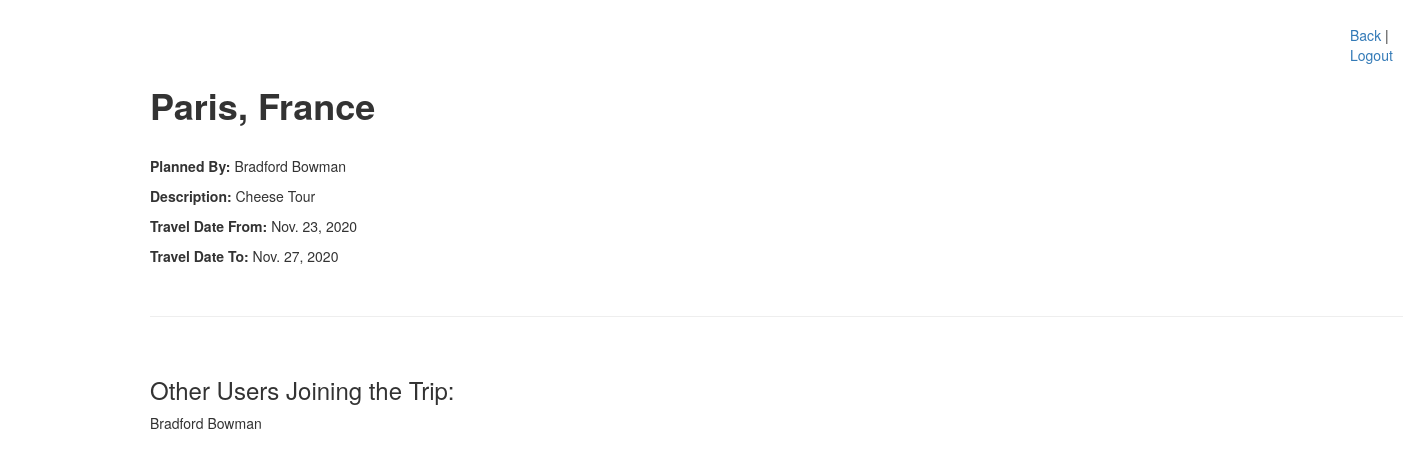
The app's page /item/30 with its own data.
### loginApp/models.py (models this page shows)
class Item(models.Model):
    item = models.CharField(max_length=255)
    added_by = models.ForeignKey(User, related_name = 'items_created', on_delete = models.CASCADE)
    wishlist = models.ManyToManyField(User, related_name = 'fav_items')
    start_date = models.DateField(null=True)
    release_date = models.DateField()
    plan = models.CharField(max_length=255, null= True)
    created_at = models.DateTimeField(auto_now_add=True)
    updated_at = models.DateTimeField(auto_now=True)
    objects = ItemManager()

class User(models.Model):
    first_name = models.CharField(max_length=255)
    last_name = models.CharField(max_length=255)
    email_address = models.CharField(max_length=255)
    password = models.CharField(max_length=255)
    created_at = models.DateTimeField(auto_now_add=True)
    updated_at = models.DateTimeField(auto_now=True)
    objects = UserManager()

### loginApp/views.py (the view)
# urls.py: path('item/<int:itemId>', views.itemInfo),
def itemInfo(request, itemId):
    anItem = Item.objects.get(id=itemId)
    context = {
        'anItem': anItem,
        'aUser': anItem.added_by.first_name,
        'lname': anItem.added_by.last_name
    }
    return render(request, 'itemInfo.html', context)

### loginApp/templates/itemInfo.html (shortened to what this page needs)
<!DOCTYPE html>
<html lang="en">
<head>
    <link rel="stylesheet" href="https://maxcdn.bootstrapcdn.com/bootstrap/3.4.1/css/bootstrap.min.css">
</head>
<body>
    <p style="padding-left: 1200px; padding-top: 25px;"><a href="/success">Back</a> | <a href="/logout">Logout</a></p>
    <h1><b>{{anItem.item}}</b></h1>
    <br>
    <p><b>Planned By:</b> {{aUser}} {{lname}}</p>
    <p><b>Description:</b> {{anItem.plan}}</p>
    <p><b>Travel Date From:</b> {{anItem.start_date}}</p>
    <p><b>Travel Date To:</b> {{anItem.release_date}}</p>
    <br>
    <hr>
    <br>
    <h3>Other Users Joining the Trip:</h3>
    {% for userObj in anItem.wishlist.all %}
    <p>{{userObj.first_name}} {{userObj.last_name}}</p>
    {% endfor %}
</body>
</html>

### loginApp/templates/itemInfo.html (style rules this page uses)
body { padding-left: 150px; }

### records on screen
Item: item "Paris, France", plan "Cheese Tour", start_date "Nov. 23, 2020", release_date "Nov. 27, 2020"
User: first_name "Bradford", last_name "Bowman"
